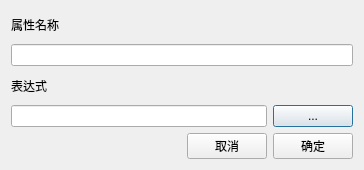
<?xml version="1.0" encoding="UTF-8"?>
<ui version="4.0">
 <class>CInputPropertyNameDialog</class>
 <widget class="QDialog" name="CInputPropertyNameDialog">
  <property name="geometry">
   <rect>
    <x>0</x>
    <y>0</y>
    <width>364</width>
    <height>170</height>
   </rect>
  </property>
  <property name="windowTitle">
   <string>自定义属性名称</string>
  </property>
  <layout class="QVBoxLayout" name="verticalLayout">
   <item>
    <widget class="QLabel" name="label">
     <property name="text">
      <string>属性名称</string>
     </property>
    </widget>
   </item>
   <item>
    <widget class="QLineEdit" name="lineEditName"/>
   </item>
   <item>
    <widget class="QLabel" name="label_2">
     <property name="text">
      <string>表达式</string>
     </property>
    </widget>
   </item>
   <item>
    <layout class="QHBoxLayout" name="horizontalLayout_2">
     <item>
      <widget class="QLineEdit" name="lineEditExpression"/>
     </item>
     <item>
      <widget class="QPushButton" name="pushButtonVar">
       <property name="text">
        <string>...</string>
       </property>
      </widget>
     </item>
    </layout>
   </item>
   <item>
    <layout class="QHBoxLayout" name="horizontalLayout">
     <item>
      <spacer name="horizontalSpacer">
       <property name="orientation">
        <enum>Qt::Horizontal</enum>
       </property>
       <property name="sizeHint" stdset="0">
        <size>
         <width>40</width>
         <height>20</height>
        </size>
       </property>
      </spacer>
     </item>
     <item>
      <widget class="QPushButton" name="pushButtonCancel">
       <property name="text">
        <string>取消</string>
       </property>
      </widget>
     </item>
     <item>
      <widget class="QPushButton" name="pushButtonOk">
       <property name="text">
        <string>确定</string>
       </property>
      </widget>
     </item>
    </layout>
   </item>
  </layout>
 </widget>
 <resources/>
 <connections/>
</ui>
